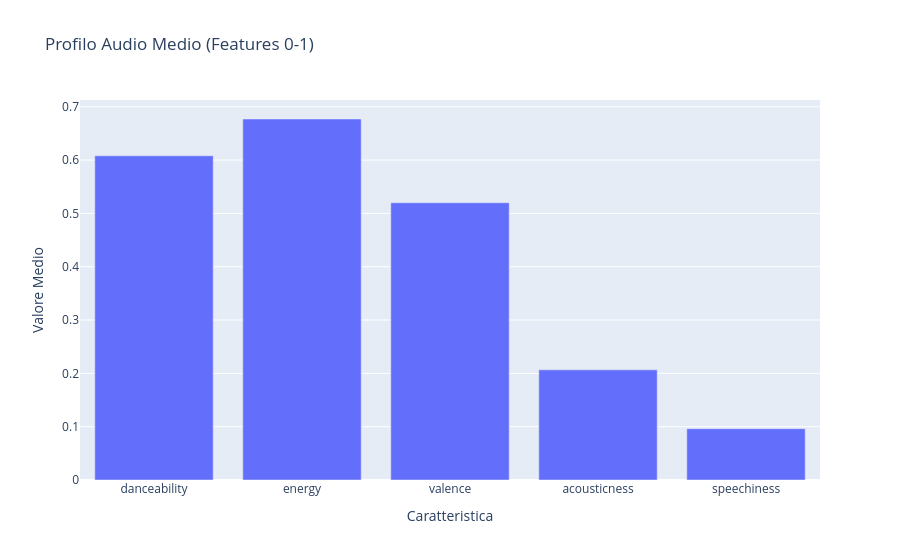
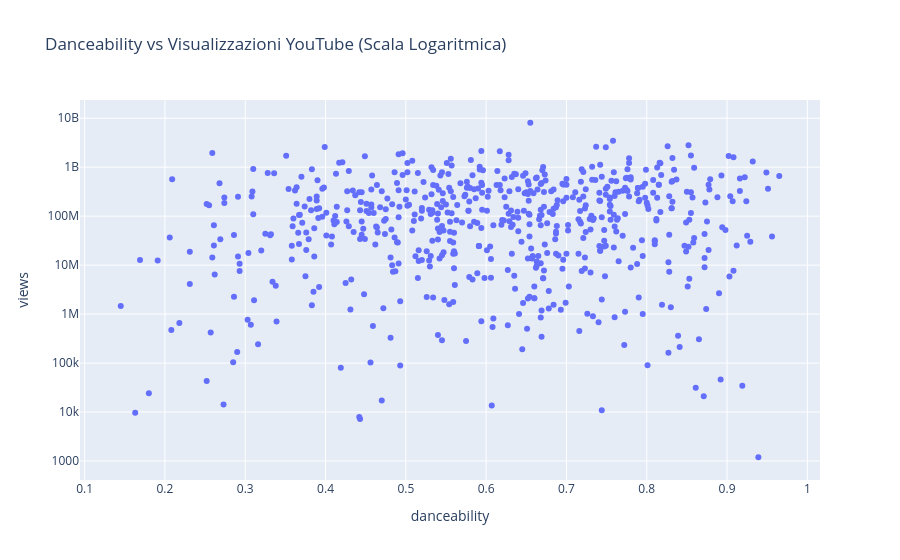

These figures' notebook cell, in order:
### Code cell
# Cella 4: Analisi 1 - Profilo Audio e Correlazione Views

# Questa cella esegue due analisi visive di base per ottenere
# una prima comprensione dei dati.

if 'df_dati' in locals():
    
    # --- Q1: Profilo Audio Medio (Features Artistiche 0-1) ---
    print("\n--- Analisi 1: Profilo Audio Medio (Features 0-1) ---")
    
    # Calcolo la media solo delle features "artistiche" (scala 0-1)
    # per evitare che 'tempo' (es. 120) "schiacci" il grafico.
    df_medie_artistiche = df_dati[FEATURES_ARTISTICHE].mean().reset_index()
    df_medie_artistiche.columns = ['Caratteristica', 'Valore Medio']
    
    fig1 = px.bar(df_medie_artistiche, x='Caratteristica', y='Valore Medio', title="Profilo Audio Medio (Features 0-1)")
    fig1.show()
    
    print("\n--- Interpretazione Grafico 1: Profilo Audio Medio ---")
    print("Da questo grafico a barre, posso vedere immediatamente che in questo dataset le canzoni hanno, in media,")
    print("valori alti per 'energy' e 'danceability' (entrambi sopra 0.6).")
    print("Al contrario, 'acousticness' (circa 0.2) e 'speechiness' (circa 0.1) sono molto bassi.")
    print("Questo mi suggerisce che il dataset e' composto principalmente da musica pop, elettronica o da club,")
    print("piuttosto che da musica acustica o hip-hop 'parlato'.")


    # --- Q2: Danceability vs Views (Scala Logaritmica) ---
    if 'views' in METRICHE_SUCCESSO:
        print("\n--- Analisi 2: Danceability vs Views (Scala Logaritmica) ---")
        
        # Creo uno scatter plot (grafico a dispersione).
        # Uso 'log_y=True' per applicare una scala logaritmica all'asse Y.
        # Questo e' FONDAMENTALE per gestire gli "outlier" (canzoni superstar
        # con miliardi di views) che altrimenti schiaccerebbero tutti gli altri
        # dati sulla linea dello zero.
        
        fig2 = px.scatter(df_dati,
                         x='danceability',
                         y='views',
                         log_y=True, # Applica la scala logaritmica
                         title="Danceability vs Visualizzazioni YouTube (Scala Logaritmica)",
                         hover_name='name' # Passa il mouse per vedere il titolo della canzone
                        )
        fig2.show()
        
        print("\n--- Interpretazione Grafico 2: Danceability vs. Views ---")
        print("Questo grafico cerca una correlazione tra ballabilita' e successo su YouTube.")
        print("Come noto, i punti formano una 'nuvola' sparsa e non una linea chiara.")
        print("Posso vedere canzoni con bassa 'danceability' (a sinistra) che hanno miliardi di views,")
        print("e canzoni con alta 'danceability' (a destra) che ne hanno poche.")
        print("Conclusione: La 'danceability' da sola NON e' un indicatore affidabile del successo di una canzone.")

    
else:
    print("ERRORE: 'df_dati' non trovato. Esegui prima la Cella 2.")

### Figure 1 — Plotly figure (JSON) as saved in the notebook; plotly's stock layout.template omitted (floating-point values rounded to 4 significant figures)
{"data": [{"hovertemplate": "Caratteristica=%{x}<br>Valore Medio=%{y}<extra></extra>", "legendgroup": "", "marker": {"color": "#636efa", "pattern": {"shape": ""}}, "name": "", "orientation": "v", "showlegend": false, "textposition": "auto", "type": "bar", "x": ["danceability", "energy", "valence", "acousticness", "speechiness"], "xaxis": "x", "y": [0.608, 0.677, 0.52, 0.2065, 0.09629], "yaxis": "y"}], "layout": {"barmode": "relative", "legend": {"tracegroupgap": 0}, "title": {"text": "Profilo Audio Medio (Features 0-1)"}, "xaxis": {"anchor": "y", "domain": [0, 1], "title": {"text": "Caratteristica"}}, "yaxis": {"anchor": "x", "domain": [0, 1], "title": {"text": "Valore Medio"}}}}

### Figure 2 — Plotly figure (JSON) as saved in the notebook; plotly's stock layout.template omitted (floating-point values rounded to 4 significant figures; data arrays with more than 128 entries replaced by an {"elided": "..."} marker saying what was removed)
{"data": [{"hovertemplate": "<b>%{hovertext}</b><br><br>danceability=%{x}<br>views=%{y}<extra></extra>", "hovertext": {"elided": "625 str values"}, "legendgroup": "", "marker": {"color": "#636efa", "symbol": "circle"}, "mode": "markers", "name": "", "orientation": "v", "showlegend": false, "type": "scatter", "x": {"elided": "625 float values"}, "xaxis": "x", "y": {"elided": "625 float values"}, "yaxis": "y"}], "layout": {"legend": {"tracegroupgap": 0}, "title": {"text": "Danceability vs Visualizzazioni YouTube (Scala Logaritmica)"}, "xaxis": {"anchor": "y", "domain": [0, 1], "title": {"text": "danceability"}}, "yaxis": {"anchor": "x", "domain": [0, 1], "title": {"text": "views"}, "type": "log"}}}
